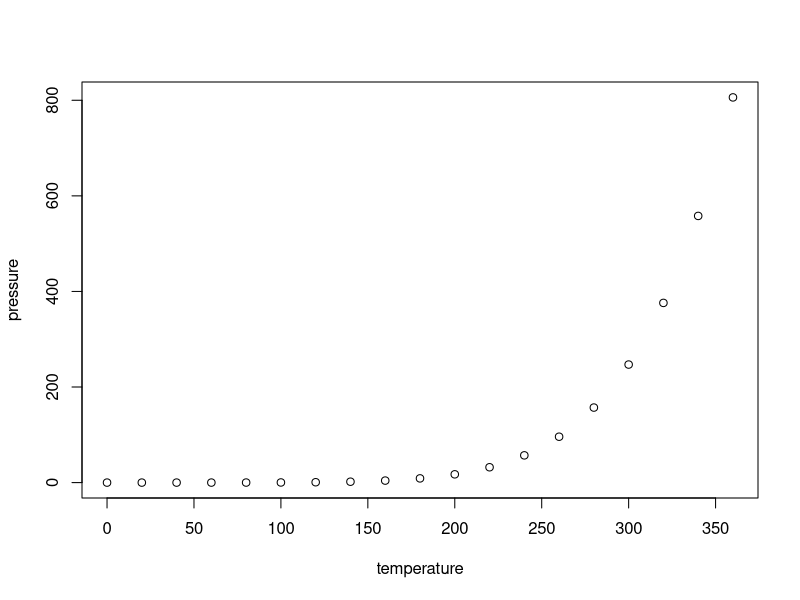
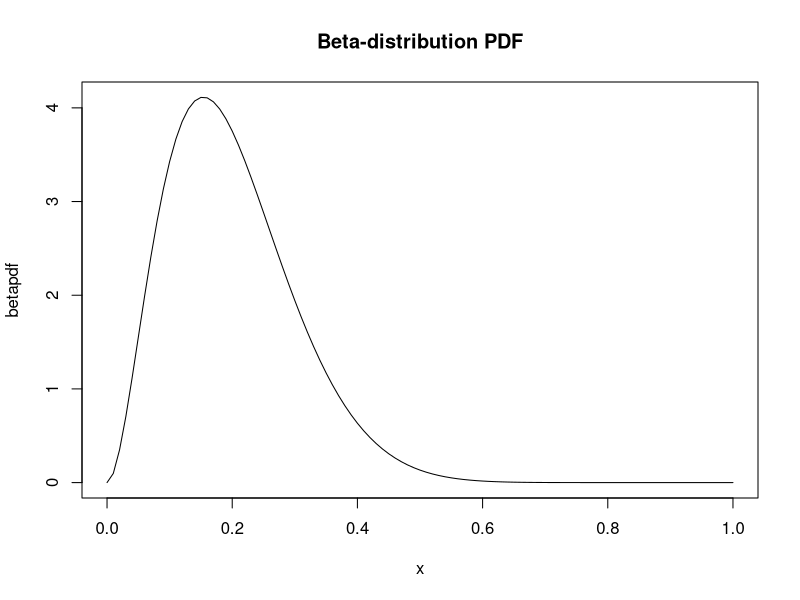
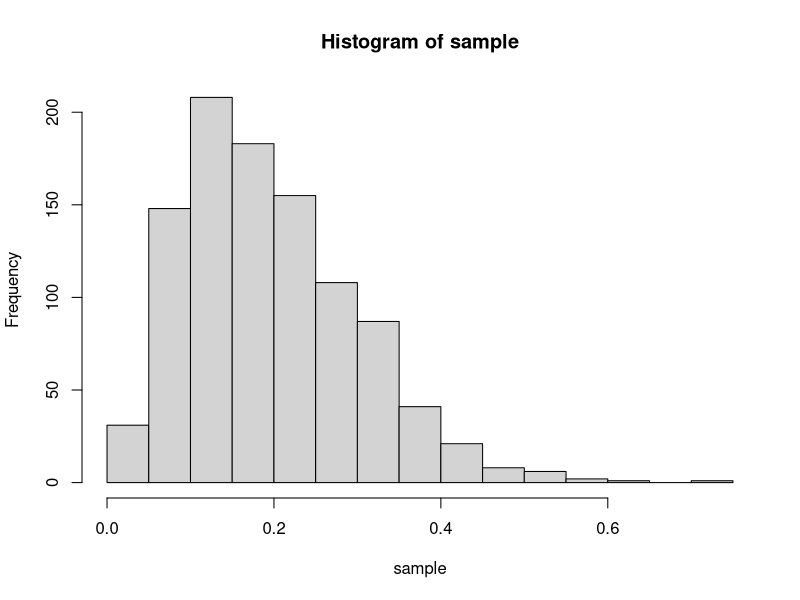
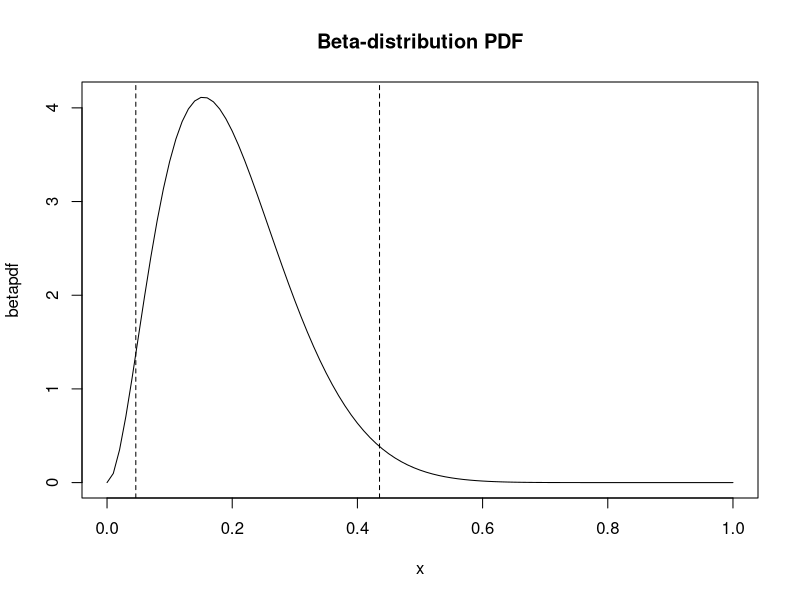

Write the R code that produced these figures, in order.
## ---- chunk 1
knitr::opts_chunk$set(echo = TRUE)
## ---- chunk 2
summary(cars)
## ---- chunk 3
plot(pressure)
## ---- chunk 4
rm(list = ls())
mu = 0.2
sigma2=0.01
alpha=mu*((mu*(1-mu)/sigma2)-1)
beta=alpha*(1-mu)/mu
x = seq(from=0,to=1, by=0.01)
betapdf = dbeta(x,alpha,beta)
plot(x, betapdf, type='l', main='Beta-distribution PDF')
## ---- chunk 5
n = 1000
sample = rbeta(n,alpha,beta)
hist(sample)
## ---- chunk 6
mean = mean(sample)
variance = var(sample)
## ---- chunk 7
CI95=quantile(sample,probs=c(0.025,0.975))
plot(x,betapdf, type='l', main='Beta-distribution PDF')
abline(v = CI95[[1]], lty = 2)
abline(v = CI95[[2]], lty = 2)
## ---- chunk 8
rm(list = ls())
P_test_pos_con_cancer_pos = 0.98
P_test_neg_con_cancer_neg = 0.96
P_cancer_pos = 1/1000
P_cancer_neg = 1 - P_cancer_pos
P_test_neg_con_cancer_pos = 1 - P_test_pos_con_cancer_pos
P_test_pos_con_cancer_neg = 1 - P_test_neg_con_cancer_neg
P_test_pos_and_cancer_pos = P_test_pos_con_cancer_pos * P_cancer_pos
P_test_neg = P_test_neg_con_cancer_neg * P_cancer_neg + P_test_neg_con_cancer_pos * P_cancer_pos
P_test_pos = 1-P_test_neg
P_cancer_pos_con_test_neg = (P_test_neg_con_cancer_pos * P_cancer_pos) /  P_test_neg
P_cancer_pos_con_test_pos = P_test_pos_con_cancer_pos * P_cancer_pos/ P_test_pos
cat(paste0("P(cancer=positive|test=neg)=",round(P_cancer_pos_con_test_neg*100,4),"%"),sep="")
cat(paste0("P(cancer=positive|test=positive)",round(P_cancer_pos_con_test_pos*100,4),"%"),sep="")
## ---- chunk 9
rm(list = ls())
P_red = function(boxes){
  P_A = 0.4
  P_B = 0.1
  P_C = 1 - P_A - P_B
  P_red_con_A = boxes[1,1]/rowSums(boxes)[1]
  P_red_con_B = boxes[2,1]/rowSums(boxes)[2]
  P_red_con_C = boxes[3,1]/rowSums(boxes)[3]
  res = P_red_con_A*P_A + P_B*P_red_con_B + P_red_con_C * P_C
  return(res)
}

boxes <- matrix(c(2,4,1,5,5,3), ncol = 2,dimnames = list(c("A", "B", "C"), c("red", "white")))
P_red(boxes = boxes)


## ---- chunk 10
P_box = function(boxes){
  P_A = 0.4
  P_B = 0.1
  P_C = 1 - P_A - P_B
  P_red_res = P_red(boxes = boxes)
  P_red_con_A = boxes[1,1]/rowSums(boxes)[1]
  P_red_con_B = boxes[2,1]/rowSums(boxes)[2]
  P_red_con_C = boxes[3,1]/rowSums(boxes)[3]
  P_A_con_red = P_red_con_A * P_A / P_red_res
  P_B_con_red = P_red_con_B * P_B / P_red_res
  P_C_con_red = P_red_con_C * P_C / P_red_res
  res = c(P_A_con_red,P_B_con_red,P_C_con_red)
  return(res)
}
P_box(boxes = boxes)
## ---- chunk 11
p_identical_twin = function(fraternal_prob, identical_prob){
  
  P_identical_con_sameSex = 1
}

